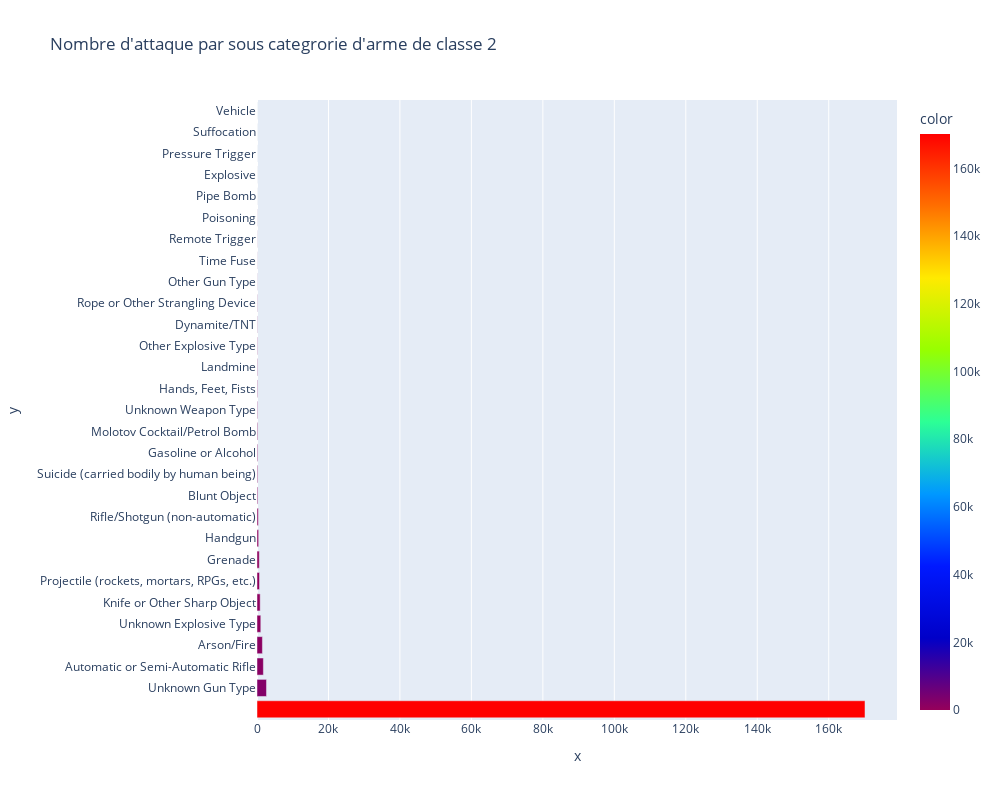

This figure's notebook cell:
### Code cell
countsSub2 = cleaned_data['weapsubtype2_txt'].value_counts()
fig = px.bar(cleaned_data, x=countsSub2.values, y=countsSub2.index, height=800, width=1000,color=countsSub2.values,color_continuous_scale=px.colors.sequential.Rainbow, orientation='h', title="Nombre d'attaque par sous categrorie d'arme de classe 2")
fig.show()

### Figure 1 — Plotly figure (JSON) as saved in the notebook; plotly's stock layout.template omitted (floating-point values rounded to 4 significant figures)
{"data": [{"alignmentgroup": "True", "hovertemplate": "x=%{x}<br>y=%{y}<br>color=%{marker.color}<extra></extra>", "legendgroup": "", "marker": {"color": [170149, 2654, 1786, 1516, 1062, 890, 702, 640, 455, 359, 210, 187, 182, 178, 143, 129, 115, 89, 62, 61, 30, 29, 24, 21, 5, 5, 4, 3, 1], "coloraxis": "coloraxis", "pattern": {"shape": ""}}, "name": "", "offsetgroup": "", "orientation": "h", "showlegend": false, "textposition": "auto", "type": "bar", "x": [170149, 2654, 1786, 1516, 1062, 890, 702, 640, 455, 359, 210, 187, 182, 178, 143, 129, 115, 89, 62, 61, 30, 29, 24, 21, 5, 5, 4, 3, 1], "xaxis": "x", "y": [" ", "Unknown Gun Type", "Automatic or Semi-Automatic Rifle", "Arson/Fire", "Unknown Explosive Type", "Knife or Other Sharp Object", "Projectile (rockets, mortars, RPGs, etc.)", "Grenade", "Handgun", "Rifle/Shotgun (non-automatic)", "Blunt Object", "Suicide (carried bodily by human being)", "Gasoline or Alcohol", "Molotov Cocktail/Petrol Bomb", "Unknown Weapon Type", "Hands, Feet, Fists", "Landmine", "Other Explosive Type", "Dynamite/TNT", "Rope or Other Strangling Device", "Other Gun Type", "Time Fuse", "Remote Trigger", "Poisoning", "Pipe Bomb", "Explosive", "Pressure Trigger", "Suffocation", "Vehicle"], "yaxis": "y"}], "layout": {"barmode": "relative", "coloraxis": {"colorbar": {"title": {"text": "color"}}, "colorscale": [[0, "rgb(150,0,90)"], [0.125, "rgb(0,0,200)"], [0.25, "rgb(0,25,255)"], [0.375, "rgb(0,152,255)"], [0.5, "rgb(44,255,150)"], [0.625, "rgb(151,255,0)"], [0.75, "rgb(255,234,0)"], [0.875, "rgb(255,111,0)"], [1, "rgb(255,0,0)"]]}, "height": 800, "legend": {"tracegroupgap": 0}, "title": {"text": "Nombre d'attaque par sous categrorie d'arme de classe 2"}, "width": 1000, "xaxis": {"anchor": "y", "domain": [0, 1], "title": {"text": "x"}}, "yaxis": {"anchor": "x", "domain": [0, 1], "title": {"text": "y"}}}}
